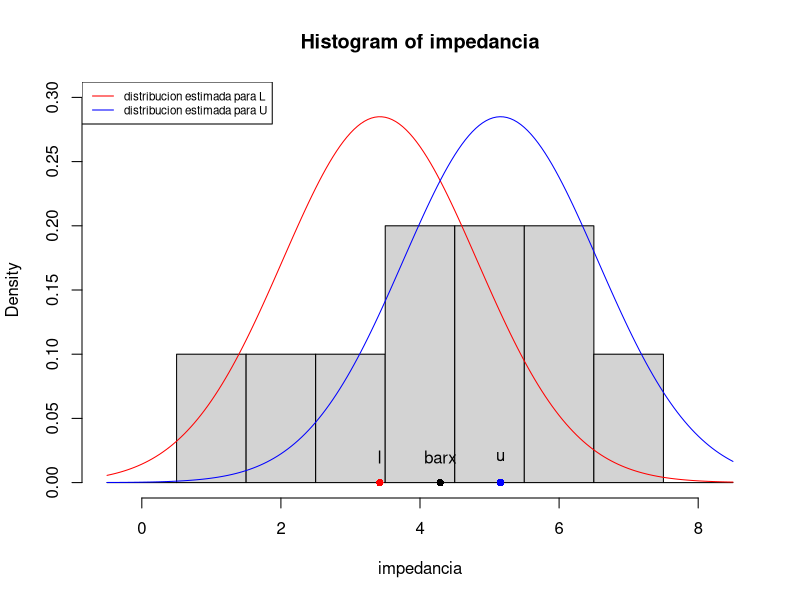
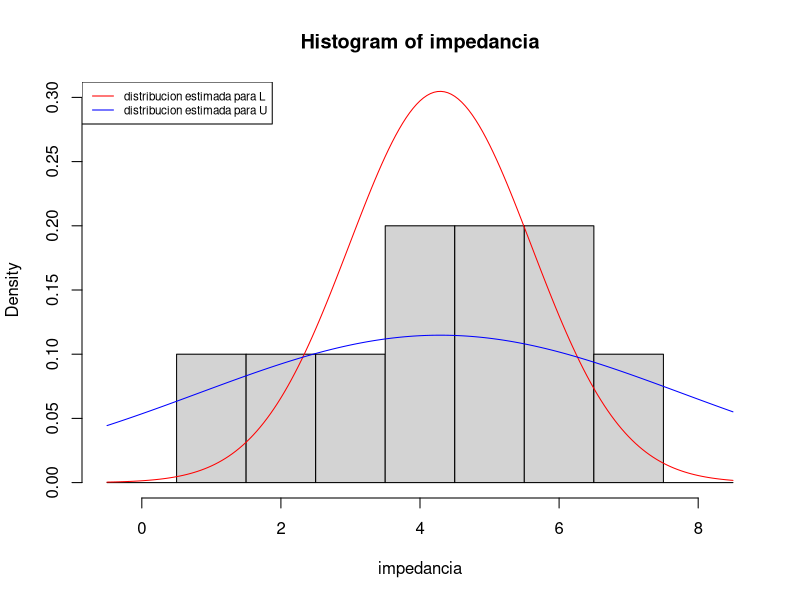

The R script that drew these images, in order:
## ---- chunk 1
impedancia <- c(3.5, 5.0, 3.7, 2.2, 5.8, 6.9, 3.8, 6.3, 5.0, 0.7)
## ---- chunk 2
barx <- mean(impedancia)
barx
## ---- chunk 3
z0.025 <- qnorm(0.025)
z0.025 
z0.925 <- qnorm(0.925)
z0.925 
## ---- chunk 4
fsup <- 1.959964*1.4/sqrt(10)
fsup
## ---- chunk 5
CI <- c(barx-fsup,barx+fsup)
CI
## ---- chunk 6
#rango de valores observables
x <- seq(-0.5,8.5,0.05)

#histograma de mediciones
hist(impedancia, br=seq(-0.5,8.5), freq=FALSE, col="lightgrey", ylim=c(0, 0.3))

#distribucion estimada para L
lines(x,dnorm(x, mean=CI[1], sd=1.4), col="red")

#distribucion estimada para U
lines(x,dnorm(x, mean=CI[2], sd=1.4), col="blue")

legend("topleft",c("distribucion estimada para L", "distribucion estimada para U"), col=c("red","blue"), lty=1, cex=0.7 )

#xbar
points(barx, 0, pch=16)
text(barx, 0.02, "barx")

#l
points(CI[1], 0, pch=16,col="red")
text(CI[1], 0.02, "l")

#u
points(CI[2], 0, pch=16,col="blue")
text(CI[2], 0.02, "u")
## ---- chunk 7
shapiro.test(impedancia)
## ---- chunk 8
library(TeachingDemos) 
z.test(impedancia, sd=1.4)
## ---- chunk 9
t0.025 <- qt(0.025,df=9)
t0.025
t0.975 <- qt(0.975,df=9)
t0.975
## ---- chunk 10
barx <- mean(impedancia)
barx
s <-sd(impedancia)
s
## ---- chunk 11
fsup <- 2.262157*s/sqrt(10)
fsup
CI <- c(barx-fsup,barx+fsup)
CI
## ---- chunk 12
 t.test(impedancia, conf.level = 0.95)
## ---- chunk 13
s<-sd(impedancia)
s^2
## ---- chunk 14
chi0.025 <- qchisq(0.025, df=9)
chi0.025
chi0.975 <- qchisq(0.975, df=9)
chi0.975
## ---- chunk 15
n <- 10
CI<-c(s^2*(n-1)/chi0.975, s^2*(n-1)/chi0.025)
CI
## ---- chunk 16
sigma.test(impedancia)
## ---- chunk 17
x <- seq(-0.5,8.5,0.05)

hist(impedancia, br=seq(-0.5,8.5), freq=FALSE, col="lightgrey", ylim=c(0, 0.3))

lines(x,dnorm(x, mean=barx, sd=sqrt(CI[1])), col="red")
lines(x,dnorm(x, mean=barx, sd=sqrt(CI[2])),col="blue")

legend("topleft",c("distribucion estimada para L", "distribucion estimada para U"), col=c("red","blue"), lty=1, cex=0.7 )
